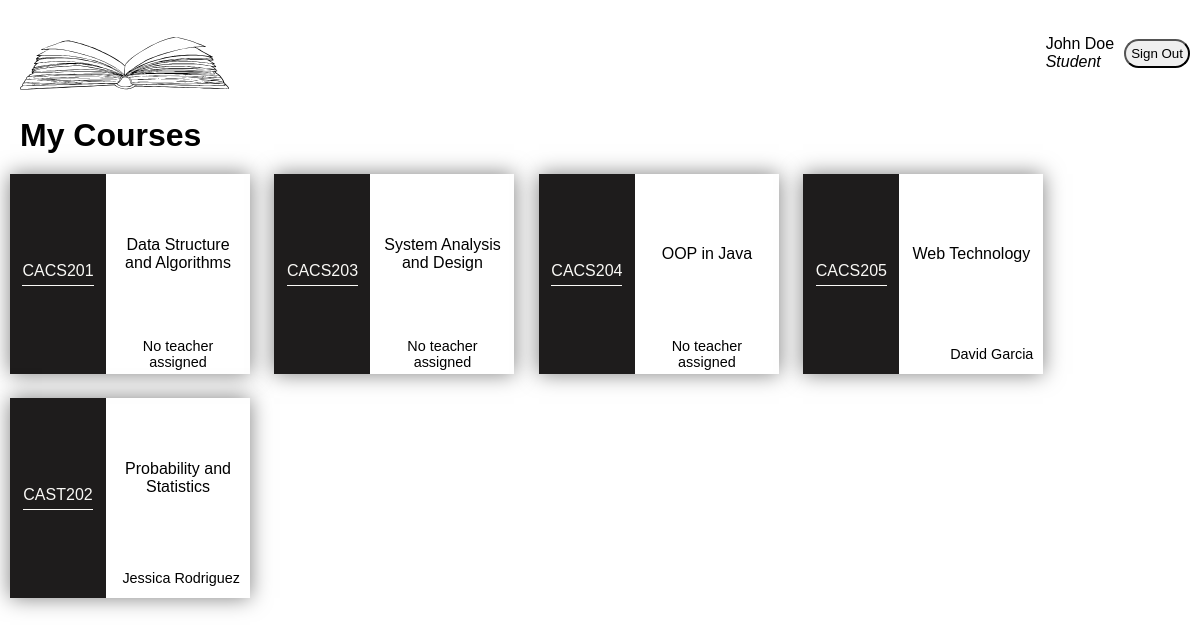
/pages/dashboard.php (signed in), run on the app's committed database.
### tables this page shows
CREATE TABLE `students` (
  `student_id` int(11) NOT NULL,
  `fname` varchar(20) DEFAULT NULL,
  `lname` varchar(20) DEFAULT NULL,
  `phone` bigint(20) DEFAULT NULL,
  `email` varchar(40) DEFAULT NULL,
  `username` varchar(8) DEFAULT NULL,
  `password` char(255) DEFAULT NULL,
  `dob` date DEFAULT NULL,
  `age` smallint(6) GENERATED ALWAYS AS (timestampdiff(YEAR,`dob`,curdate())) VIRTUAL,
  `batch_year` year(4) DEFAULT NULL
);

CREATE TABLE `courses` (
  `course_code` varchar(10) NOT NULL,
  `course_title` varchar(50) DEFAULT NULL,
  `credit_hours` smallint(6) DEFAULT NULL,
  `lecture_hours` smallint(6) DEFAULT NULL,
  `tutorial_hours` smallint(6) DEFAULT NULL,
  `lab_hours` smallint(6) DEFAULT NULL,
  `elective_subject` tinyint(1) NOT NULL,
  `semester_number` smallint(6) DEFAULT NULL
);

CREATE TABLE `teachers` (
  `teacher_id` int(11) NOT NULL,
  `fname` varchar(20) DEFAULT NULL,
  `lname` varchar(20) DEFAULT NULL,
  `phone` bigint(20) DEFAULT NULL,
  `email` varchar(40) DEFAULT NULL,
  `username` varchar(8) DEFAULT NULL,
  `password` char(255) DEFAULT NULL,
  `dob` date DEFAULT NULL,
  `age` smallint(6) GENERATED ALWAYS AS (timestampdiff(YEAR,`dob`,curdate())) VIRTUAL,
  `active_status` tinyint(1) NOT NULL
);

### database/value_pull.php (called while the page is built, shortened)
<?php
    include_once 'check_result.php';
    function getDetails($username){
        $connection = connectDatabase();
        if ($_SESSION['title'] == 'teacher'){
            $sql = "SELECT teacher_id, fname, lname FROM teachers WHERE username='$username';";
        }
        else if ($_SESSION['title'] == 'student'){
            $sql = "SELECT student_id, fname, lname, batch_year, semester_number FROM students INNER JOIN batch USING (batch_year) WHERE username='$username';";
        }
        $result = mysqli_query($connection,$sql);
        $userDetails=[];
        while ($row = mysqli_fetch_assoc($result)) {
            array_push($userDetails, $row);
       }
       return $userDetails;
    }
    function getCourse($stdId,$value){
        $connection = connectDatabase();
        if ($_SESSION['title'] == 'teacher'){
            $sql = "SELECT course_code, course_title,semester_number FROM courses INNER JOIN teacher_courses USING (course_code) WHERE teacher_id=$value AND active_status=1;";
        }
        else if ($_SESSION['title'] == 'student'){
            if ($value !== '7' && $value !== '8') {
                $sql = "SELECT course_code, course_title FROM courses INNER JOIN batch USING (semester_number) WHERE semester_number='$value';";
            }
        }
        $result = mysqli_query($connection,$sql);
        $courseNames = [];
        while ($row = mysqli_fetch_assoc($result)) {
            array_push($courseNames, $row);
       }
       return $courseNames;
    }
    function getSubjectTeacher($course_code){
        $connection = connectDatabase();
        $sql = "SELECT teacher_id,fname, lname from teachers INNER JOIN teacher_courses USING (teacher_id) WHERE course_code='$course_code' AND teacher_courses.active_status=1";
        $result = mysqli_query($connection,$sql);
        if (checkResult($result,$connection) !== true){
            return false;
        }
        $teacherIdName = [];
        while ($row = mysqli_fetch_assoc($result)) {
            array_push($teacherIdName, $row);
        }
        return $teacherIdName;
    }
?>

### database/check_result.php (called while the page is built, shortened)
<?php
    function checkResult($result,$connection) {
        if($result && mysqli_num_rows($result)>0){
            return true;
        } else {
            return false;
        }
    }
?>

### pages/dashboard.php (the view, shortened to what this page needs)
<?php
    include_once '../database/value_pull.php';
    $loggedInUsername = $_SESSION['username'];
    $title = $_SESSION['title'];
    $userDetails = getDetails($loggedInUsername);
    foreach($userDetails as $detail){
        if ($title == 'teacher'){
            $value = $detail['teacher_id'];
            $_SESSION['teacher_id'] = $detail['teacher_id'];
        } else if($title == 'student') {
            $stdId = $detail['student_id'];
            $value = $detail['semester_number'];
        }
    }
?>
<!DOCTYPE html>
<html lang="en">
<head>
    <link rel="stylesheet" href="../css/style.css">
</head>
<body>
    <?php include_once 'login_navbar.php'; ?>
    <div class="heading">
        <h1>My Courses</h1>
    </div>
    <?php
        if ($value !== '7' && $value !== '8'){
            $stdId = null;
        }
        $courseNames = getCourse($stdId,$value);
        foreach ($courseNames as $course) {
    ?>
    <div class='blocks'>
        <a href="<?php echo (getSubjectTeacher($course['course_code']) == false) ? $_SERVER['PHP_SELF'] : 'assignment.php?course_code='.$course['course_code']; ?>">
            <div class='left'>
                <span><?php echo $course['course_code']; ?></span>
            </div>
            <div class='right'>
                <span><?php echo $course['course_title']; ?></span>
                <span>
                    <?php
                        if ($title == 'teacher'){
                            echo 'Semester '.$course['semester_number'];
                        } else if($title == 'student') {
                            if (getSubjectTeacher("{$course['course_code']}") == false){
                                echo 'No teacher assigned';
                            } else {
                                $teacherIdName = getSubjectTeacher("{$course['course_code']}");
                                foreach ($teacherIdName as $teacherIdName){
                                    echo $teacherIdName['fname'].' '.$teacherIdName['lname'];
                                }
                            }
                        }
                    ?>
                </span>
            </div>
        </a>
    </div>
    <?php
        }
    ?>
</body>
</html>

### pages/login_navbar.php (shortened to what this page needs)
<?php
    include_once '../database/value_pull.php';
    $loggedInUsername = $_SESSION['username'];
    $userDetails = getDetails($loggedInUsername);
    foreach($userDetails as $detail){
        $name = $detail['fname']. ' ' .$detail['lname'];
    }
?>
<div class="nav-header">
    <div class="logo">
        <img src="../images/logo.svg" alt="Assignment Digitalization">
    </div>
    <div class="nav-welcome">
        <p>
            <?php echo $name; ?>
            <br>
            <em><?php echo ucfirst(strtolower($_SESSION['title'])) ?></em>
        </p>
    </div>
    <div class="nav-button">
        <a href="sign_out.php"><button onclick="return confirm('Are you sure you want to sign out?');">Sign Out</button></a>
    </div>
</div>

### css/style.css (style rules this page uses)
body { margin:0%; padding:0%; height: 100%; box-sizing: border-box; font-family: 'Montserrat', sans-serif; }
.logo { margin-top: 2%; }
.logo img { margin-left: 3%; height: 78.6px; width: 234.8px; }
.nav-header { display: flex; }
.nav-welcome { margin-left: auto; padding-right: auto; display: flex; align-items: center; justify-content: center; }
.nav-welcome p { font-size: 1rem; padding-right: 10px; }
.nav-button { display: flex; align-items: center; justify-content: center; margin-right: 10px; }
.nav-button button { padding: 5px; border-radius: 15px; cursor: pointer; }
.heading h1 { text-align: left; margin: 10px 20px; }
.blocks { box-shadow: 0 0 20px 0 rgb(0, 0, 0, 0.5); width: 20%; height: 200px; display: inline-block; margin: 10px; }
.blocks a:link, .blocks a:visited, .blocks a:hover, .blocks a:focus, .blocks a:active, .blocks a:target { color: #000; text-decoration: none; }
.blocks .left { width: 40%; height: 100%; float:left; background: rgb(30, 28, 28); color: #FAF9F6; display: flex; align-items: center; justify-content: center; }
.blocks .left span { padding-bottom:5px; border-bottom: 1px solid #FAF9F6; }
.blocks .right { width: 60%; height: 100%; float:right; }
.blocks .right span:nth-child(1) { height: 80%; text-align: center; display: flex; align-items: center; justify-content: center; padding: 0 10px; }
.blocks .right span:nth-child(2) { height: 20%; text-align: center; display: flex; align-items: center; justify-content: right; padding: 0 10px; font-size: 0.9rem; }

### data on the page
students: name "John Doe"
courses: course_code "CACS201", course_title "Data Structure and Algorithms", shows "No teacher assigned"
courses: course_code "CACS203", course_title "System Analysis and Design", shows "No teacher assigned"
courses: course_code "CACS204", course_title "OOP in Java", shows "No teacher assigned"
courses: course_code "CACS205", course_title "Web Technology"
teachers: fname "David", lname "Garcia"
courses: course_code "CAST202", course_title "Probability and Statistics"
teachers: fname "Jessica", lname "Rodriguez"

### other printed values
$_SESSION['title'] "Student"
